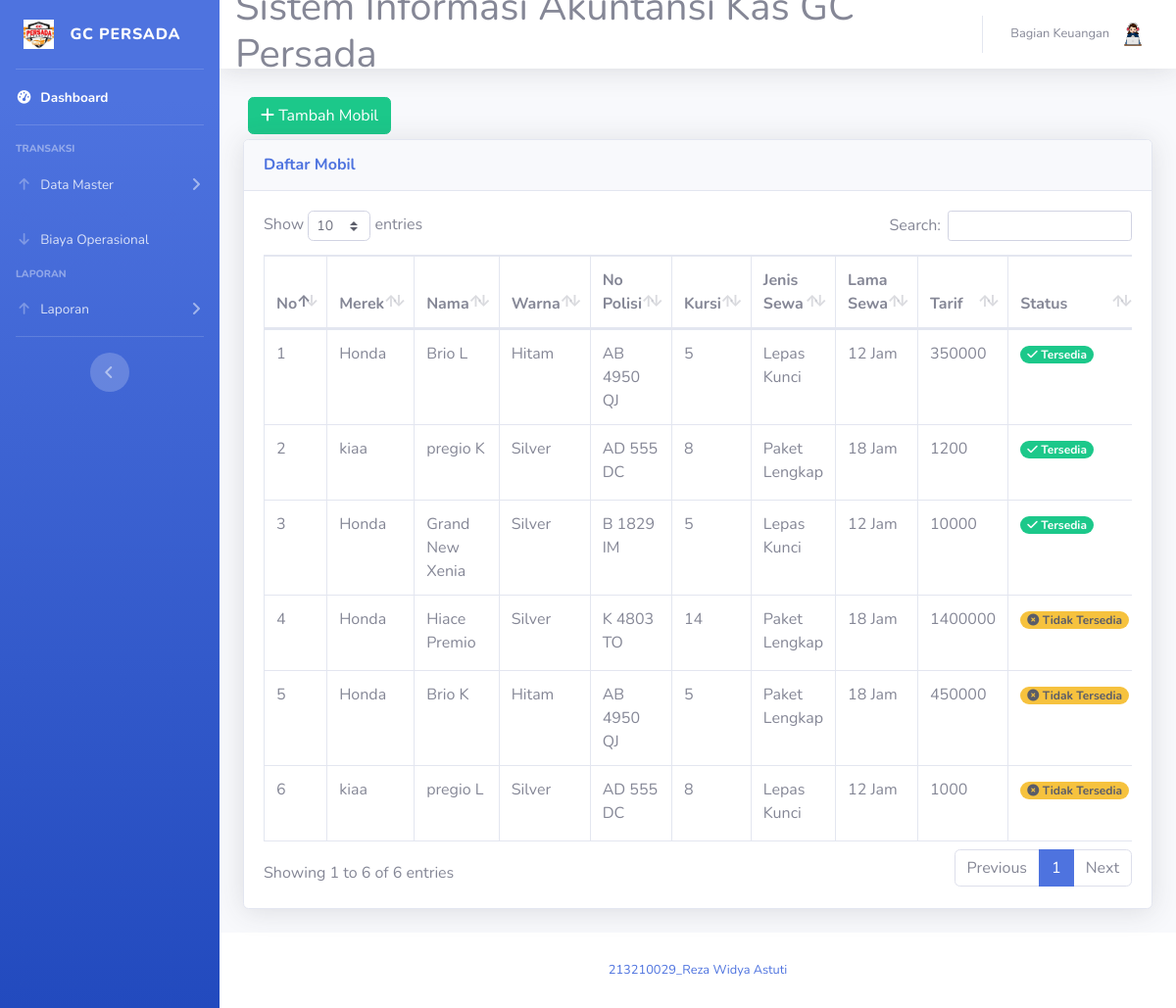
The page /mobil.php (signed in) on the database as committed earlier.
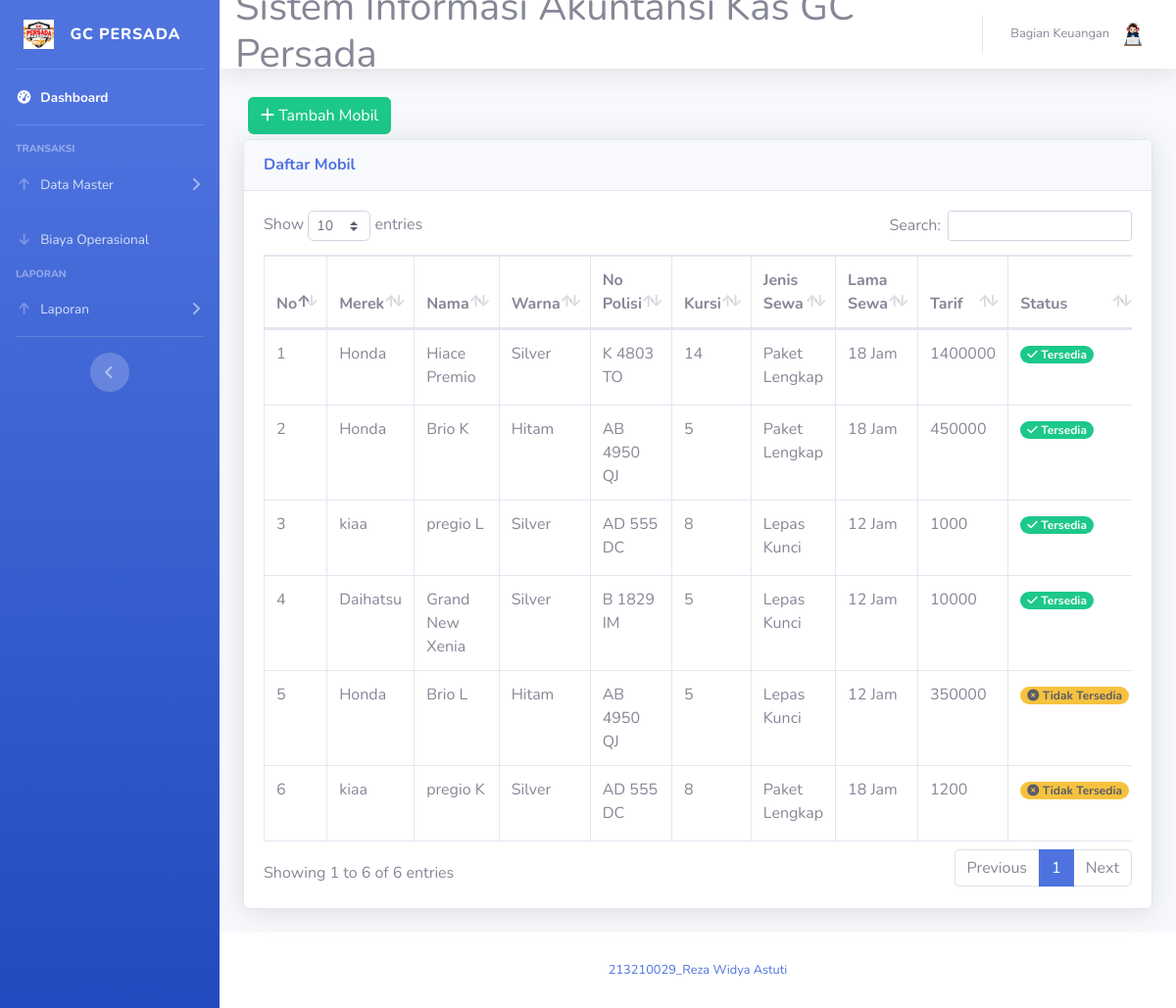
The same page on the database as committed later.
### tables this page shows
CREATE TABLE `mobil` (
  `id_mobil` int(2) NOT NULL,
  `nama` varchar(15) NOT NULL,
  `warna` varchar(10) NOT NULL,
  `no_polisi` varchar(10) NOT NULL,
  `jenis_sewa` varchar(15) NOT NULL,
  `lama_sewa` varchar(8) NOT NULL,
  `jumlah_set` varchar(10) NOT NULL,
  `harga` int(11) NOT NULL,
  `id_merek` int(2) NOT NULL,
  `status` varchar(20) NOT NULL
);

CREATE TABLE `merek` (
  `id_merek` int(2) NOT NULL,
  `merek` varchar(15) NOT NULL
);

### mobil.php (the view, shortened to what this page needs)
<?php
require 'koneksi.php';
function convert_time($time)
{
  if ($time < 24) {
    return "$time Jam";
  } else {
    $days = $time / 24;
    return round($days) . " Hari";
  }
}
?>
<!DOCTYPE html>
<html lang="en">
<head>
  <link href="vendor/fontawesome-free/css/all.min.css" rel="stylesheet" type="text/css">
  <link href="css/sb-admin-2.min.css" rel="stylesheet">
  <link href="vendor/datatables/dataTables.bootstrap4.min.css" rel="stylesheet">
</head>
<body id="page-top">
  <?php $role = $_SESSION['role_id'];
  $role == '3' ? require('sidebar-karyawan.php') : require('sidebar.php') ?>
  <div id="content">
    <?php require 'navbar.php'; ?>
    <div class="container-fluid">
      <button type="button" class="btn btn-success" style="margin:5px" data-toggle="modal" data-target="#myModalTambah"><i class="fa fa-plus"></i> Tambah Mobil</button><br>
      <div class="card shadow mb-4">
        <div class="card-header py-3">
          <h6 class="m-0 font-weight-bold text-primary">Daftar Mobil</h6>
        </div>
        <div class="card-body">
          <div class="table-responsive">
            <table class="table table-bordered" id="dataTable" width="100%" cellspacing="0">
              <thead>
                <tr>
                  <th>No</th>
                  <th>Merek</th>
                  <th>Nama</th>
                  <th>Warna</th>
                  <th>No Polisi</th>
                  <th>Kursi</th>
                  <th>Jenis Sewa</th>
                  <th>Lama Sewa</th>
                  <th>Tarif</th>
                  <th>Status</th>
                </tr>
              </thead>
              <tbody>
                <?php
                $no = 1;
                $query = mysqli_query($koneksi, "SELECT mobil.*, merek.merek FROM mobil JOIN merek ON mobil.id_merek = merek.id_merek order by status desc");
                while ($data = mysqli_fetch_assoc($query)) {
                ?>
                  <tr>
                    <td><?= $no++ ?></td>
                    <td><?= $data['merek'] ?></td>
                    <td><?= $data['nama'] ?></td>
                    <td><?= $data['warna'] ?></td>
                    <td><?= $data['no_polisi'] ?></td>
                    <td><?= $data['jumlah_set'] ?></td>
                    <td><?= $data['jenis_sewa'] ?></td>
                    <td><?= convert_time($data['lama_sewa']) ?></td>
                    <td><?= $data['harga'] ?></td>
                    <td>
                      <?php
                      if ($data['status'] == 1) {
                        echo '<span class="badge badge-pill badge-success"><i class="fa fa-check"></i> Tersedia</span>';;
                      } else {
                        echo '<span class="badge badge-pill badge-warning text-dark"><i class="fa fa-circle-xmark"></i> Tidak Tersedia</span>';
                      }
                      ?>
                    </td>
                  </tr>
                <?php
                }
                ?>
              </tbody>
            </table>
          </div>
        </div>
      </div>
    </div>
  </div>
  <?php require 'footer.php' ?>
  </div>
  </div>
</body>
</html>

Rows that differ between the two databases and show on the page:
removed mobil: id_merek.merek "Honda", nama "Grand New Xenia", warna "Silver", no_polisi "B 1829 IM", jumlah_set "5", jenis_sewa "Lepas Kunci", lama_sewa "12 Jam", harga "10000", status "1" (drawn)
changed mobil "Hiace Premio": status "Tidak Tersedia" → "Tersedia"
changed mobil "Brio K": status "Tidak Tersedia" → "Tersedia"
changed mobil "pregio L": status "Tidak Tersedia" → "Tersedia"
added mobil: id_merek.merek "Daihatsu", nama "Grand New Xenia", warna "Silver", no_polisi "B 1829 IM", jumlah_set "5", jenis_sewa "Lepas Kunci", lama_sewa "12 Jam", harga "10000", status "1" (drawn)
changed mobil "Brio L": status "Tersedia" → "Tidak Tersedia"; moves down the list
changed mobil "pregio K": status "Tersedia" → "Tidak Tersedia"; moves down the list
